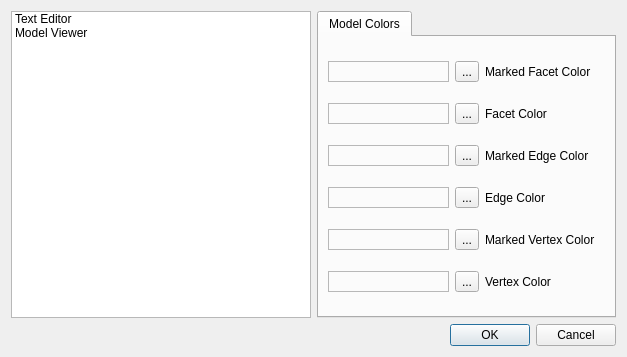
<?xml version="1.0" encoding="UTF-8"?>
<ui version="4.0">
 <class>Preferences</class>
 <widget class="QDialog" name="Preferences">
  <property name="geometry">
   <rect>
    <x>0</x>
    <y>0</y>
    <width>627</width>
    <height>357</height>
   </rect>
  </property>
  <property name="windowTitle">
   <string>Preferences</string>
  </property>
  <layout class="QVBoxLayout" name="verticalLayout">
   <item>
    <layout class="QHBoxLayout" name="horizontalLayout">
     <item>
      <widget class="QListWidget" name="listWidget">
       <property name="sizePolicy">
        <sizepolicy hsizetype="Expanding" vsizetype="Expanding">
         <horstretch>0</horstretch>
         <verstretch>0</verstretch>
        </sizepolicy>
       </property>
       <property name="maximumSize">
        <size>
         <width>16777215</width>
         <height>16777215</height>
        </size>
       </property>
       <item>
        <property name="text">
         <string>Text Editor</string>
        </property>
       </item>
       <item>
        <property name="text">
         <string>Model Viewer</string>
        </property>
       </item>
      </widget>
     </item>
     <item>
      <widget class="QTabWidget" name="tabWidget">
       <property name="currentIndex">
        <number>0</number>
       </property>
       <widget class="QWidget" name="tab">
        <attribute name="title">
         <string>Model Colors</string>
        </attribute>
        <layout class="QGridLayout" name="gridLayout">
         <item row="1" column="2">
          <widget class="QLabel" name="facetColorLabel">
           <property name="text">
            <string>Facet Color</string>
           </property>
          </widget>
         </item>
         <item row="2" column="2">
          <widget class="QLabel" name="markedEdgeColorLabel">
           <property name="text">
            <string>Marked Edge Color</string>
           </property>
          </widget>
         </item>
         <item row="3" column="2">
          <widget class="QLabel" name="edgeColorLabel">
           <property name="text">
            <string>Edge Color</string>
           </property>
          </widget>
         </item>
         <item row="4" column="2">
          <widget class="QLabel" name="markedVertexColorLabel">
           <property name="text">
            <string>Marked Vertex Color</string>
           </property>
          </widget>
         </item>
         <item row="5" column="2">
          <widget class="QLabel" name="vertexColorLabel">
           <property name="text">
            <string>Vertex Color</string>
           </property>
          </widget>
         </item>
         <item row="0" column="2">
          <widget class="QLabel" name="markedFacetColorLabel">
           <property name="text">
            <string>Marked Facet Color</string>
           </property>
          </widget>
         </item>
         <item row="1" column="0">
          <widget class="QFrame" name="facetColorFrame">
           <property name="styleSheet">
            <string notr="true"/>
           </property>
           <property name="frameShape">
            <enum>QFrame::StyledPanel</enum>
           </property>
           <property name="frameShadow">
            <enum>QFrame::Raised</enum>
           </property>
          </widget>
         </item>
         <item row="2" column="0">
          <widget class="QFrame" name="markedEdgeColorFrame">
           <property name="styleSheet">
            <string notr="true"/>
           </property>
           <property name="frameShape">
            <enum>QFrame::StyledPanel</enum>
           </property>
           <property name="frameShadow">
            <enum>QFrame::Raised</enum>
           </property>
          </widget>
         </item>
         <item row="0" column="0">
          <widget class="QFrame" name="markedFacetColorFrame">
           <property name="styleSheet">
            <string notr="true"/>
           </property>
           <property name="frameShape">
            <enum>QFrame::StyledPanel</enum>
           </property>
           <property name="frameShadow">
            <enum>QFrame::Raised</enum>
           </property>
          </widget>
         </item>
         <item row="3" column="0">
          <widget class="QFrame" name="edgeColorFrame">
           <property name="styleSheet">
            <string notr="true"/>
           </property>
           <property name="frameShape">
            <enum>QFrame::StyledPanel</enum>
           </property>
           <property name="frameShadow">
            <enum>QFrame::Raised</enum>
           </property>
          </widget>
         </item>
         <item row="4" column="0">
          <widget class="QFrame" name="markedVertexColorFrame">
           <property name="styleSheet">
            <string notr="true"/>
           </property>
           <property name="frameShape">
            <enum>QFrame::StyledPanel</enum>
           </property>
           <property name="frameShadow">
            <enum>QFrame::Raised</enum>
           </property>
          </widget>
         </item>
         <item row="5" column="0">
          <widget class="QFrame" name="vertexColorFrame">
           <property name="styleSheet">
            <string notr="true"/>
           </property>
           <property name="frameShape">
            <enum>QFrame::StyledPanel</enum>
           </property>
           <property name="frameShadow">
            <enum>QFrame::Raised</enum>
           </property>
          </widget>
         </item>
         <item row="0" column="1">
          <widget class="QToolButton" name="markedFacetColorToolButton">
           <property name="text">
            <string>...</string>
           </property>
          </widget>
         </item>
         <item row="1" column="1">
          <widget class="QToolButton" name="facetColorToolButton">
           <property name="text">
            <string>...</string>
           </property>
          </widget>
         </item>
         <item row="2" column="1">
          <widget class="QToolButton" name="markedEdgeColorToolButton">
           <property name="text">
            <string>...</string>
           </property>
          </widget>
         </item>
         <item row="3" column="1">
          <widget class="QToolButton" name="edgeColorToolButton">
           <property name="text">
            <string>...</string>
           </property>
          </widget>
         </item>
         <item row="4" column="1">
          <widget class="QToolButton" name="markedVertexColorToolButton">
           <property name="text">
            <string>...</string>
           </property>
          </widget>
         </item>
         <item row="5" column="1">
          <widget class="QToolButton" name="vertexColorToolButton">
           <property name="text">
            <string>...</string>
           </property>
          </widget>
         </item>
        </layout>
       </widget>
      </widget>
     </item>
    </layout>
   </item>
   <item>
    <widget class="QDialogButtonBox" name="buttonBox">
     <property name="orientation">
      <enum>Qt::Horizontal</enum>
     </property>
     <property name="standardButtons">
      <set>QDialogButtonBox::Cancel|QDialogButtonBox::Ok</set>
     </property>
    </widget>
   </item>
  </layout>
 </widget>
 <resources/>
 <connections>
  <connection>
   <sender>buttonBox</sender>
   <signal>accepted()</signal>
   <receiver>Preferences</receiver>
   <slot>accept()</slot>
   <hints>
    <hint type="sourcelabel">
     <x>620</x>
     <y>334</y>
    </hint>
    <hint type="destinationlabel">
     <x>157</x>
     <y>274</y>
    </hint>
   </hints>
  </connection>
  <connection>
   <sender>buttonBox</sender>
   <signal>rejected()</signal>
   <receiver>Preferences</receiver>
   <slot>reject()</slot>
   <hints>
    <hint type="sourcelabel">
     <x>620</x>
     <y>340</y>
    </hint>
    <hint type="destinationlabel">
     <x>286</x>
     <y>274</y>
    </hint>
   </hints>
  </connection>
 </connections>
</ui>
